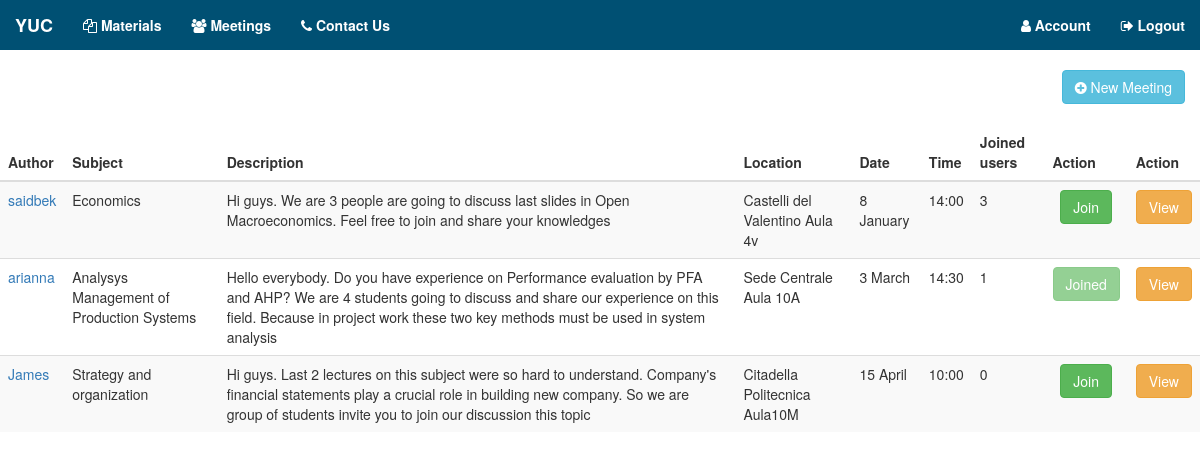
Page /meetings (signed in) on the committed database.
### app.py (models this page shows, shortened)
class Meeting(db.Model):
    id = db.Column(db.Integer, primary_key=True)
    subject = db.Column(db.String(100), nullable=False)
    date_posted = db.Column(db.DateTime, nullable=False, default=datetime.utcnow)
    description = db.Column(db.Text, nullable=False)
    location = db.Column(db.String, nullable=False)
    date = db.Column(db.Text, nullable=False)
    time = db.Column(db.String, nullable=False)
    user_id = db.Column(db.Integer, db.ForeignKey('user.id'), nullable=False)

class User(db.Model, UserMixin):
    id = db.Column(db.Integer, primary_key=True)
    username = db.Column(db.String(20), unique=True, nullable=False)
    email = db.Column(db.String(120), unique=True, nullable=False)
    password = db.Column(db.String(60), nullable=False)
    meetings = db.relationship('Meeting', backref='author', lazy=True)

### app.py (the view)
@app.route('/meetings')
def meetings():
    if current_user.is_authenticated:
        meetings = Meeting.query.all()
        def filter_users(meeting):
            count = Current_Meeting.query.filter_by(meeting_id=meeting.id).count()
            setattr(meeting, 'users_count', count)
            is_joined = Current_Meeting.query.filter_by(meeting_id=meeting.id, user_id=current_user.id).count()
            setattr(meeting, 'is_joined', is_joined)
            print is_joined
            return meeting
        meetings = map(lambda meeting: filter_users(meeting), meetings)
        return render_template('meetings.html', meetings=meetings)
    else:
        return redirect('/')

### app.py (called while the page is built)
@login_manager.user_loader
def load_user(user_id):
    return User.query.get(int(user_id))

### templates/meetings.html (shortened to what this page needs)
{% extends 'layout.html' %}
{% block content %}
    {% if current_user.username != 'admin' %}
    <div class="container-fluid">
        <div class="row">
            <div class="col-sm-12">
                <a class="btn btn-info pull-right" href="{{ url_for('new_meeting') }}"><i class="fa fa-plus-circle"></i>
                    New Meeting</a>
            </div>
        </div>
    </div>
    <div>
    {% endif %}
        <table class="table table-striped table-hover">
            <thead class="thead thead-dark">
            <th>Author</th>
            <th>Subject</th>
            <th>Description</th>
            <th>Location</th>
            <th>Date</th>
            <th>Time</th>
            <th>Joined users</th>
            <th>Action</th>
            <th>Action</th>
            </thead>
            <tbody>
            {% for meeting in meetings %}
                <tr>
                    <td><a class="mb"
                           href="{{ url_for('user_meetings', username=meeting.author.username) }}">{{ meeting.author.username }} </a>
                    </td>
                    <td>{{ meeting.subject }}</td>
                    <td>{{ meeting.description }}</td>
                    <td>{{ meeting.location }}</td>
                    <td>{{ meeting.date }}</td>
                    <td>{{ meeting.time }}</td>
                    <td>{{ meeting.users_count }}</td>
                    <td class="text-center">
                        {% if current_user.username != 'admin' %}
                            {% if meeting.is_joined %}
                            <button class="btn btn-success" disabled>Joined</button>
                            {% else %}
                                <a class="btn btn-success" href="/add_meeting/{{ meeting.id }}">Join</a>
                        {% endif %}
                        {% else %}
                            ADMIN
                        {% endif %}
                    </td>
                    <td>
                        <a href="{{ url_for('meeting', meeting_id=meeting.id) }}"
                           class="btn btn-warning">View</a>
                    </td>
                </tr>
            {% endfor %}
            </tbody>
        </table>
    </div>
{% endblock content %}

### templates/layout.html (shortened to what this page needs)
{% extends "bootstrap/base.html" %}
{% import "bootstrap/wtf.html" as wtf %}
{% block styles %}
    {{ super() }}
    <link rel="stylesheet"
          href="{{ url_for('.static', filename='font-awesome/css/font-awesome.min.css') }}">
    <link rel="stylesheet"
          href="{{ url_for('.static', filename='style.css') }}">
{% endblock %}
{% block navbar %}
    <nav class="navbar navbar-inverse {{ 'navbar-transparent' if request.path == "/" }}">
        <div class="container-fluid">
            <div class="navbar-header">
                <a class="navbar-brand" href="/">YUC</a>
            </div>
            <ul class="nav navbar-nav">
                {% if current_user.is_authenticated %}
                    {% if current_user.email != 'admin@gmail.com' %}
                        <li><a href="{{ url_for('materials') }}"><i class="fa fa-files-o"></i> Materials</a></li>
                    {% endif %}
                         <li><a href="{{ url_for('meetings') }}"><i class="fa fa-users"></i> Meetings</a></li>
                {% endif %}
                <li><a class="nav-item nav-link" href="{{ url_for('contactus') }}"><i class="fa fa-phone"></i> Contact Us</a></li>
            </ul>
            {% if current_user.is_authenticated %}
                <ul class="nav navbar-nav navbar-right">
                    <li><a class="nav-item nav-link" href="{{ url_for('account') }}"><i class="fa fa-user"></i> Account</a></li>
                    <li><a class="nav-item nav-link" href="{{ url_for('logout') }}"><i class="fa fa-sign-out"></i> Logout</a></li>
                </ul>
            {% else %}
                <ul class="nav navbar-nav navbar-right">
                    <li><a class="nav-item nav-link" href="{{ url_for('login') }}"><i class="fa fa-sign-in"></i> Login</a></li>
                    <li><a class="nav-item nav-link" href="{{ url_for('register') }}"><i class="fa fa-user-plus"></i> Register</a></li>
                </ul>
            {% endif %}
        </div>
    </nav>
{% endblock %}

### static/style.css (style rules this page uses)
html, body { height: 100%; }
.navbar .navbar-nav > li > a, .navbar .navbar-brand { color: white; font-weight: 600; }
.navbar-inverse { background-color: #005073; border: none; border-radius: 0; }
.table { margin-top: 20px; }

### rows in the picture
Meeting: author.username "saidbek", subject "Economics", description "Hi guys. We are 3 people are going to discuss last slides in Open Macroeconomics. Feel free to join and share your knowledges", location "Castelli del Valentino Aula 4v", date "8 January", time "14:00", users_count "3"
Meeting: author.username "arianna", subject "Analysys Management of Production Systems", description "Hello everybody. Do you have experience on Performance evaluation by PFA and AHP? We are 4 students going to discuss and share our experience on this field. Because in project work these two key methods must be used in system analysis", location "Sede Centrale Aula 10A", date "3 March", time "14:30", users_count "1", shows "Joined"
Meeting: author.username "James", subject "Strategy and organization", description "Hi guys. Last 2 lectures on this subject were so hard to understand. Company's financial statements play a crucial role in building new company. So we are group of students invite you to join our discussion this topic", location "Citadella Politecnica Aula10M", date "15 April", time "10:00", users_count "0"
